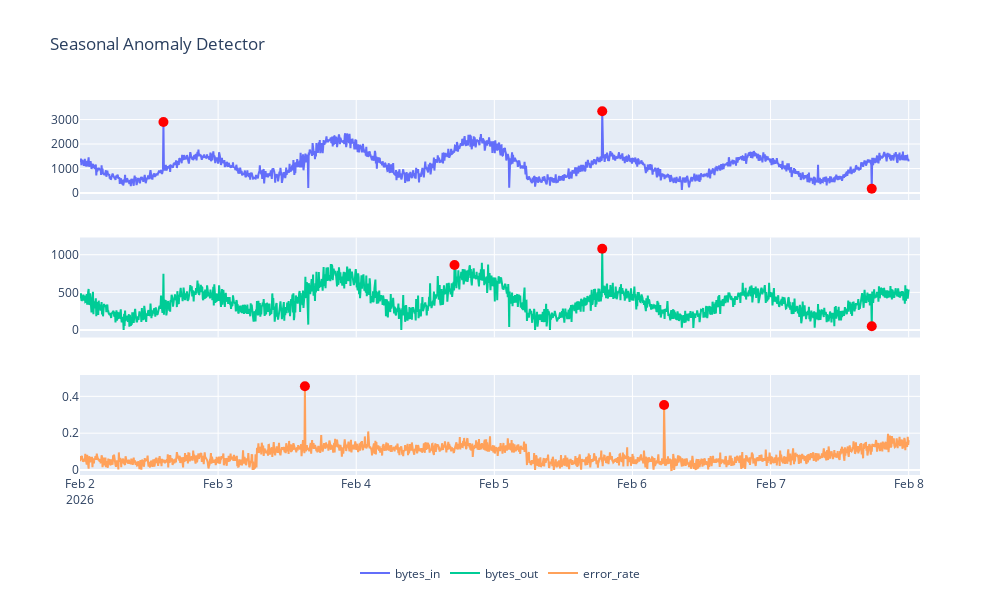

Notebook code cell kept with this figure:
### Code cell
seasonal_ad = SeasonalAD(c=3, freq=288)  # Assuming daily seasonality with 5-minute intervals (288 intervals per day)
seasonal_anomalies = seasonal_ad.fit_detect(dfts).fillna(False)
plot_anomalies(dfts, seasonal_anomalies, title='Seasonal Anomaly Detector')

### Figure 1 — Plotly figure (JSON) as saved in the notebook; plotly's stock layout.template omitted (floating-point values rounded to 4 significant figures; data arrays with more than 128 entries replaced by an {"elided": "..."} marker saying what was removed)
{"data": [{"name": "bytes_in", "type": "scatter", "x": {"elided": "1729 str values"}, "xaxis": "x", "y": {"elided": "1729 float values"}, "yaxis": "y"}, {"marker": {"color": "red", "size": 10}, "mode": "markers", "name": "Anomaly", "showlegend": false, "type": "scatter", "x": ["2026-02-02T14:30:00.000000000", "2026-02-05T18:45:00.000000000", "2026-02-07T17:35:00.000000000"], "xaxis": "x", "y": [2900.0, 3338.0, 175.2], "yaxis": "y"}, {"name": "bytes_out", "type": "scatter", "x": {"elided": "1729 str values"}, "xaxis": "x2", "y": {"elided": "1729 float values"}, "yaxis": "y2"}, {"marker": {"color": "red", "size": 10}, "mode": "markers", "name": "Anomaly", "showlegend": false, "type": "scatter", "x": ["2026-02-04T17:05:00.000000000", "2026-02-05T18:45:00.000000000", "2026-02-07T17:35:00.000000000"], "xaxis": "x2", "y": [863.7, 1080.0, 49.61], "yaxis": "y2"}, {"name": "error_rate", "type": "scatter", "x": {"elided": "1729 str values"}, "xaxis": "x3", "y": {"elided": "1729 float values"}, "yaxis": "y3"}, {"marker": {"color": "red", "size": 10}, "mode": "markers", "name": "Anomaly", "showlegend": false, "type": "scatter", "x": ["2026-02-03T15:05:00.000000000", "2026-02-06T05:30:00.000000000"], "xaxis": "x3", "y": [0.4549, 0.3526], "yaxis": "y3"}], "layout": {"height": 600, "legend": {"orientation": "h", "x": 0.5, "xanchor": "center", "y": -0.3, "yanchor": "bottom"}, "title": {"text": "Seasonal Anomaly Detector"}, "width": 1000, "xaxis": {"anchor": "y", "domain": [0, 1], "matches": "x3", "showticklabels": false}, "xaxis2": {"anchor": "y2", "domain": [0, 1], "matches": "x3", "showticklabels": false}, "xaxis3": {"anchor": "y3", "domain": [0, 1]}, "yaxis": {"anchor": "x", "domain": [0.7333, 1]}, "yaxis2": {"anchor": "x2", "domain": [0.3667, 0.6333]}, "yaxis3": {"anchor": "x3", "domain": [0, 0.2667]}}}
